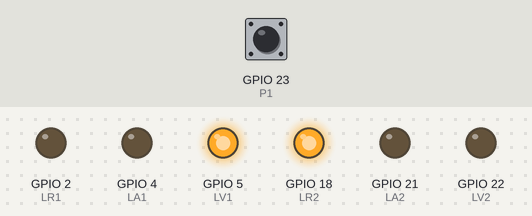
Bench run of a sketch on a simulated ESP32. Parts: output pins drawn as LEDs (lit = HIGH). Inputs (shaded band) come from the test bench; at power-on: GPIO 23 (P1) HIGH.

Above: at 1.2 s.
1.3 s: GPIO 23 (P1) pulled LOW for 0.15 s
At 1.9 s:
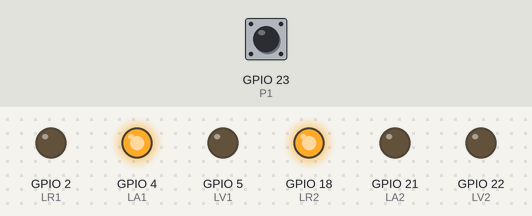
At 4.6 s:
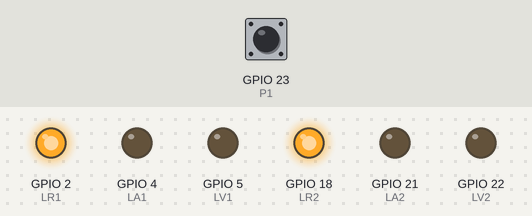
Timing chart, 0 to 36.9 s (numbered marks = the images above; inputs shaded):
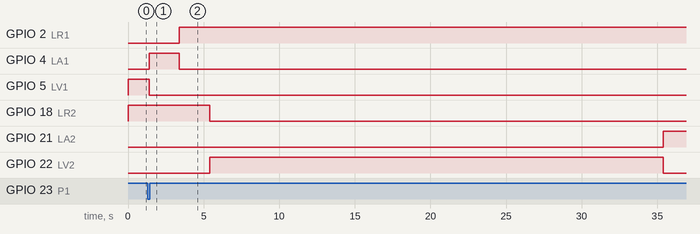

Measured:
- after the input at 1.3 s, GPIO 2 (LR1): LOW → HIGH after 2.1 s; GPIO 4 (LA1): LOW → HIGH after 0.10 s, → LOW 2.0 s later; GPIO 5 (LV1): HIGH → LOW after 0.10 s; GPIO 18 (LR2): HIGH → LOW after 4.1 s; GPIO 21 (LA2): LOW → HIGH after 34.1 s

The sketch:

P1.5_ESP32_con_delay.ino
```cpp
#include <stdint.h>

//definir pines para LEDs
uint8_t LR1 = 2; // rojo coches
uint8_t LA1 = 4; //amarillo coches
uint8_t LV1 = 5; //verde coches
uint8_t LR2 = 18; //rojo peaton
uint8_t LA2 = 21; //amarillo perosnas
uint8_t LV2 = 22; //verde personar
uint8_t P1 = 23; //boton para pasar personas


//Varaibles para temporizadores
uint64_t previous_millis_LR1= 0;
uint64_t previous_millis_LA1= 0;
uint64_t previous_millis_LV1= 0;
uint64_t previous_millis_LR2= 0;
uint64_t previous_millis_LA2= 0;
uint64_t previous_millis_LV2= 0;
uint64_t button_pushed = false; //para manter el boton pulsado


//intervalos
uint64_t LA1_interval = 5000;
uint64_t LR1_interval = 5000;
uint64_t LA2_interval = 44000;
uint64_t wait_interval = 37000;


void setup() {
  // configurar pines como salidas
  Serial.begin(9600);
  pinMode(LR1, OUTPUT);
  pinMode(LA1, OUTPUT);
  pinMode(LV1, OUTPUT);
  pinMode(LR2, OUTPUT);
  pinMode(LA2, OUTPUT);
  pinMode(LV2, OUTPUT);
  pinMode(P1, INPUT_PULLUP);

  //inicializar leds apagadps
  digitalWrite(LR1, LOW);
  digitalWrite(LA1, LOW);
  digitalWrite(LV1, LOW);
  digitalWrite(LR2, LOW);
  digitalWrite(LA2, LOW);
  digitalWrite(LV2, LOW);
}

void loop() {
  uint64_t actual_millis = millis();

  if(digitalRead(P1) == false){
      delay(100);
      button_pushed = true;
   }
   while(button_pushed == true){
      digitalWrite(LA1, true);
      digitalWrite(LV1, false);
      digitalWrite(LR2, true);
      digitalWrite(LR1, false);
      digitalWrite(LV2, false);
      digitalWrite(LA2, false);

      delay(2000);
       digitalWrite(LA1, false);
        digitalWrite(LR1, true);
        digitalWrite(LR2, true);
        digitalWrite(LV1, false);
        digitalWrite(LV2, false);
        digitalWrite(LA2, false);

     delay(2000);
        digitalWrite(LR2, false);
        digitalWrite(LR1, true);
        digitalWrite(LV2, true);

      delay(30000);
        digitalWrite(LV2, false);
        digitalWrite(LA2, true);

     delay(2000);
        digitalWrite(LR2, true);
        digitalWrite(LA2, false);

     delay(2000);
        digitalWrite(LV1, true);

        button_pushed = false;
        break;
     }

    digitalWrite(LV1, true);
    digitalWrite(LR2, true);
    digitalWrite(LR1, false);
    digitalWrite(LV2, false);
    digitalWrite(LA2, false);
    digitalWrite(LA1, false);
  }
```

P9_PV7.4.c
```cpp
#include <stdio.h>
#include <stdint.h>
#include <math.h>

void displayMenu(); //Inicializar función


int main(){

    uint32_t select;
    int32_t num1, num2;

    displayMenu();
    scanf("%u", &select);

    switch(select){ //Según el caso ocurrirá una cosa u otra

    case 1:
        printf("SUMA -> Introduce dos numeros: ");
        scanf("%d %d", &num1, &num2); //Leer los números introducidos
        printf("Resultado: %d\n", num1+num2); //Operar y mostrar resultado
        break;

    case 2:
        printf("RESTA -> Introduce dos numeros: ");
        scanf("%d %d", &num1, &num2);
        printf("Resultado: %d\n", num1-num2);
        break;

    case 3:
        printf("MULTIPLICACION -> Introduce dos numeros: ");
        scanf("%d %d", &num1, &num2);
        printf("Resultado: %d\n", num1*num2);
        break;

    case 4:
        printf("DIVISION -> Introduce dos numeros: ");
        scanf("%d %d", &num1, &num2);
        printf("Resultado: %d\n", num1/num2);
        break;
    }

    return 0;
}


void displayMenu(){

    printf("Selecciona una operacion \n");
    printf("1. Suma\n");
    printf("2. Resta\n");
    printf("3. Multiplicacion\n");
    printf("4. Division entera\n");

}
```
